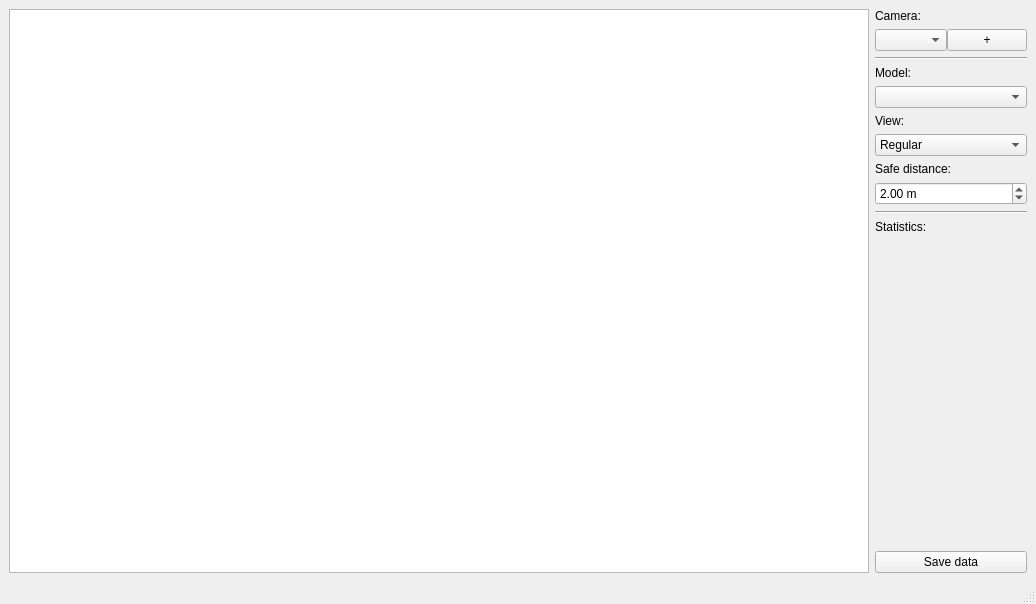
<?xml version="1.0" encoding="UTF-8"?>
<ui version="4.0">
 <class>MainWindow</class>
 <widget class="QMainWindow" name="MainWindow">
  <property name="geometry">
   <rect>
    <x>0</x>
    <y>0</y>
    <width>1036</width>
    <height>604</height>
   </rect>
  </property>
  <property name="sizePolicy">
   <sizepolicy hsizetype="Maximum" vsizetype="Maximum">
    <horstretch>0</horstretch>
    <verstretch>0</verstretch>
   </sizepolicy>
  </property>
  <property name="windowTitle">
   <string>Social Distance Monitoring Tool</string>
  </property>
  <widget class="QWidget" name="centralwidget">
   <property name="sizePolicy">
    <sizepolicy hsizetype="Maximum" vsizetype="Maximum">
     <horstretch>0</horstretch>
     <verstretch>0</verstretch>
    </sizepolicy>
   </property>
   <layout class="QGridLayout" name="gridLayout">
    <item row="0" column="0">
     <layout class="QHBoxLayout" name="horizontalLayout" stretch="0,0">
      <item>
       <widget class="QGraphicsView" name="cameraGraphicsView">
        <property name="sizePolicy">
         <sizepolicy hsizetype="Expanding" vsizetype="Expanding">
          <horstretch>1</horstretch>
          <verstretch>1</verstretch>
         </sizepolicy>
        </property>
        <property name="acceptDrops">
         <bool>false</bool>
        </property>
        <property name="verticalScrollBarPolicy">
         <enum>Qt::ScrollBarAlwaysOff</enum>
        </property>
        <property name="horizontalScrollBarPolicy">
         <enum>Qt::ScrollBarAlwaysOff</enum>
        </property>
       </widget>
      </item>
      <item>
       <layout class="QVBoxLayout" name="verticalLayout">
        <item>
         <widget class="QLabel" name="cameraLabel">
          <property name="text">
           <string>Camera:</string>
          </property>
         </widget>
        </item>
        <item>
         <layout class="QHBoxLayout" name="horizontalLayout_3">
          <property name="spacing">
           <number>0</number>
          </property>
          <item>
           <widget class="QComboBox" name="cameraComboBox">
            <property name="maximumSize">
             <size>
              <width>160</width>
              <height>16777215</height>
             </size>
            </property>
           </widget>
          </item>
          <item>
           <widget class="QPushButton" name="addCameraPushButton">
            <property name="text">
             <string>+</string>
            </property>
           </widget>
          </item>
         </layout>
        </item>
        <item>
         <widget class="Line" name="cameraLine">
          <property name="orientation">
           <enum>Qt::Horizontal</enum>
          </property>
         </widget>
        </item>
        <item>
         <widget class="QLabel" name="modelLabel">
          <property name="text">
           <string>Model:</string>
          </property>
         </widget>
        </item>
        <item>
         <widget class="QComboBox" name="modelComboBox"/>
        </item>
        <item>
         <widget class="QLabel" name="viewLabel">
          <property name="text">
           <string>View:</string>
          </property>
         </widget>
        </item>
        <item>
         <widget class="QComboBox" name="viewComboBox">
          <item>
           <property name="text">
            <string>Regular</string>
           </property>
          </item>
          <item>
           <property name="text">
            <string>Top-Down</string>
           </property>
          </item>
          <item>
           <property name="text">
            <string>Projected Circles</string>
           </property>
          </item>
         </widget>
        </item>
        <item>
         <widget class="QLabel" name="distanceLabel">
          <property name="text">
           <string>Safe distance:</string>
          </property>
         </widget>
        </item>
        <item>
         <widget class="QDoubleSpinBox" name="distanceSpinBox">
          <property name="suffix">
           <string> m</string>
          </property>
          <property name="singleStep">
           <double>0.200000000000000</double>
          </property>
          <property name="value">
           <double>2.000000000000000</double>
          </property>
         </widget>
        </item>
        <item>
         <widget class="Line" name="line">
          <property name="orientation">
           <enum>Qt::Horizontal</enum>
          </property>
         </widget>
        </item>
        <item>
         <widget class="QLabel" name="label">
          <property name="text">
           <string>Statistics:</string>
          </property>
         </widget>
        </item>
        <item>
         <widget class="QLabel" name="statisticsBodyLabel">
          <property name="text">
           <string/>
          </property>
         </widget>
        </item>
        <item>
         <spacer name="verticalSpacer">
          <property name="orientation">
           <enum>Qt::Vertical</enum>
          </property>
          <property name="sizeHint" stdset="0">
           <size>
            <width>20</width>
            <height>40</height>
           </size>
          </property>
         </spacer>
        </item>
        <item>
         <widget class="QPushButton" name="saveDataPushButton">
          <property name="text">
           <string>Save data</string>
          </property>
         </widget>
        </item>
       </layout>
      </item>
     </layout>
    </item>
   </layout>
  </widget>
  <widget class="QMenuBar" name="menubar">
   <property name="geometry">
    <rect>
     <x>0</x>
     <y>0</y>
     <width>1036</width>
     <height>24</height>
    </rect>
   </property>
  </widget>
  <widget class="QStatusBar" name="statusbar"/>
 </widget>
 <resources/>
 <connections/>
</ui>
